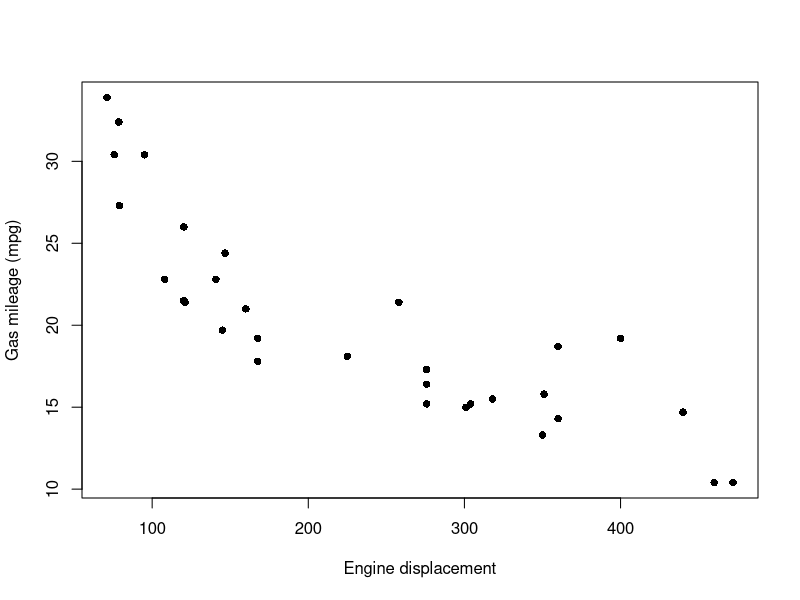
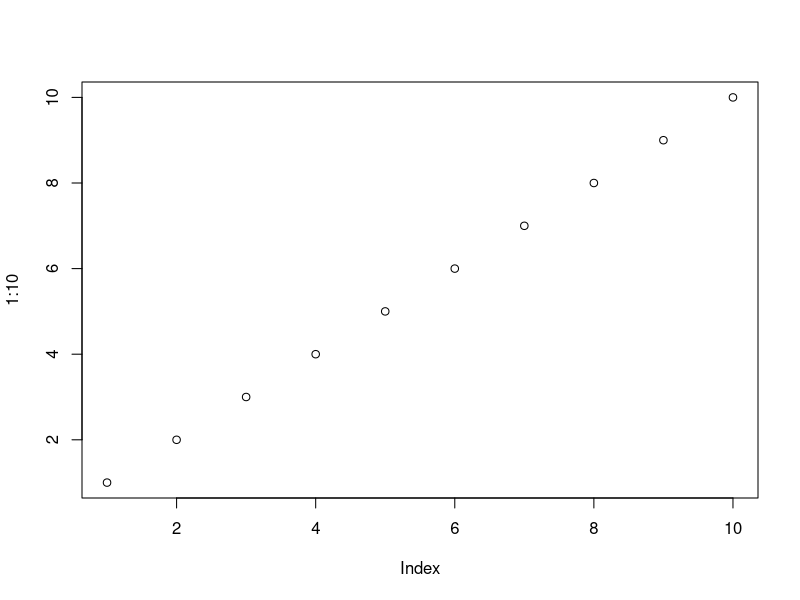
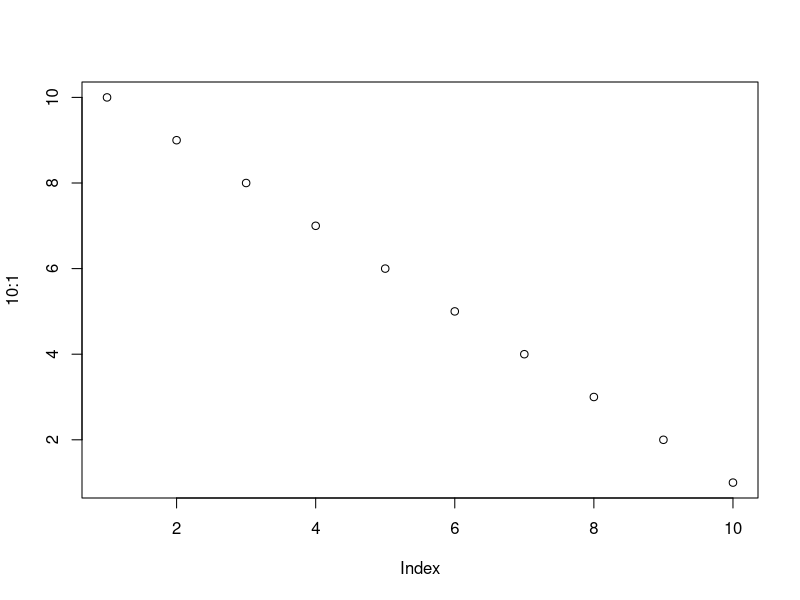

Write the R code that produced these figures, in order.
## ---- chunk 1
# include this code chunk to set other knitr options
# note: these options express my preferences, which may differ from yours!
#    Comment out or change options as you like
knitr::opts_chunk$set(
  warning = FALSE,   # avoid warnings and messages in the output
  message = FALSE,
  fig.height = 5,    # set the default height/width for figures
  fig.width = 5)

# R global options
options(digits=4) # set default # of digits in output
## ---- chunk 2
library(vcdExtra)   # Load additional packages here 
library(ggplot2)
## ---- chunk 3
plot(mpg ~ disp, data=mtcars, 
     pch=16, 
     xlab="Engine displacement",
     ylab="Gas mileage (mpg)")
## ---- chunk 4
plot(1:10)
plot(10:1)
## ---- chunk 5
sessionInfo()  # could use devtools::session_info() if you prefer that
